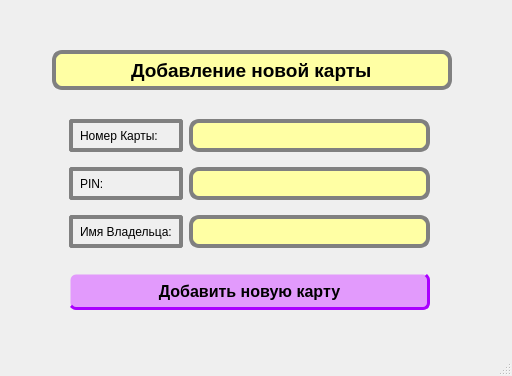
<?xml version="1.0" encoding="UTF-8"?>
<ui version="4.0">
 <class>New_card_window</class>
 <widget class="QMainWindow" name="New_card_window">
  <property name="geometry">
   <rect>
    <x>0</x>
    <y>0</y>
    <width>512</width>
    <height>376</height>
   </rect>
  </property>
  <property name="windowTitle">
   <string>MainWindow</string>
  </property>
  <widget class="QWidget" name="centralwidget">
   <widget class="QWidget" name="gridLayoutWidget">
    <property name="geometry">
     <rect>
      <x>69</x>
      <y>119</y>
      <width>361</width>
      <height>191</height>
     </rect>
    </property>
    <layout class="QGridLayout" name="gridLayout">
     <item row="0" column="0">
      <widget class="QLabel" name="label">
       <property name="styleSheet">
        <string notr="true">QFrame, QLabel, QToolTip {
	font: 700 10pt &quot;Segoe UI&quot;;
    border: 4px solid gray;
    border-radius: 3px;
    padding: 4px;
}</string>
       </property>
       <property name="text">
        <string>Номер Карты:</string>
       </property>
      </widget>
     </item>
     <item row="0" column="1">
      <widget class="QLineEdit" name="LE_card_num">
       <property name="font">
        <font>
         <pointsize>12</pointsize>
        </font>
       </property>
       <property name="styleSheet">
        <string notr="true">QLineEdit{
    border: 4px solid gray;
	    border-radius: 10px;
    padding: 2px;
	
	background-color: rgb(255, 255, 164);
    selection-background-color: darkgray;
}

QLineEdit[echoMode=&quot;2&quot;] {
    lineedit-password-character: 9679;
}</string>
       </property>
       <property name="text">
        <string/>
       </property>
       <property name="alignment">
        <set>Qt::AlignCenter</set>
       </property>
       <property name="readOnly">
        <bool>false</bool>
       </property>
      </widget>
     </item>
     <item row="2" column="1">
      <widget class="QLineEdit" name="LE_PIN">
       <property name="font">
        <font>
         <pointsize>12</pointsize>
        </font>
       </property>
       <property name="styleSheet">
        <string notr="true">QLineEdit{
    border: 4px solid gray;
	    border-radius: 10px;
    padding: 2px;
	
	background-color: rgb(255, 255, 164);
    selection-background-color: darkgray;
}

QLineEdit[echoMode=&quot;2&quot;] {
    lineedit-password-character: 9679;
}</string>
       </property>
       <property name="text">
        <string/>
       </property>
       <property name="echoMode">
        <enum>QLineEdit::Password</enum>
       </property>
       <property name="alignment">
        <set>Qt::AlignCenter</set>
       </property>
       <property name="readOnly">
        <bool>false</bool>
       </property>
      </widget>
     </item>
     <item row="4" column="1">
      <widget class="QLineEdit" name="LE_owner_name">
       <property name="font">
        <font>
         <pointsize>12</pointsize>
        </font>
       </property>
       <property name="styleSheet">
        <string notr="true">QLineEdit{
    border: 4px solid gray;
	    border-radius: 10px;
    padding: 2px;
	
	background-color: rgb(255, 255, 164);
    selection-background-color: darkgray;
}

QLineEdit[echoMode=&quot;2&quot;] {
    lineedit-password-character: 9679;
}</string>
       </property>
       <property name="text">
        <string/>
       </property>
       <property name="alignment">
        <set>Qt::AlignCenter</set>
       </property>
       <property name="readOnly">
        <bool>false</bool>
       </property>
      </widget>
     </item>
     <item row="4" column="0">
      <widget class="QLabel" name="label_3">
       <property name="styleSheet">
        <string notr="true">QFrame, QLabel, QToolTip {
	font: 700 10pt &quot;Segoe UI&quot;;
    border: 4px solid gray;
    border-radius: 3px;
    padding: 4px;
}</string>
       </property>
       <property name="text">
        <string>Имя Владельца:</string>
       </property>
      </widget>
     </item>
     <item row="5" column="0">
      <spacer name="verticalSpacer">
       <property name="orientation">
        <enum>Qt::Vertical</enum>
       </property>
       <property name="sizeHint" stdset="0">
        <size>
         <width>20</width>
         <height>50</height>
        </size>
       </property>
      </spacer>
     </item>
     <item row="3" column="1">
      <spacer name="verticalSpacer_2">
       <property name="orientation">
        <enum>Qt::Vertical</enum>
       </property>
       <property name="sizeHint" stdset="0">
        <size>
         <width>20</width>
         <height>40</height>
        </size>
       </property>
      </spacer>
     </item>
     <item row="2" column="0">
      <widget class="QLabel" name="label_2">
       <property name="styleSheet">
        <string notr="true">QFrame, QLabel, QToolTip {
	font: 700 10pt &quot;Segoe UI&quot;;
    border: 4px solid gray;
    border-radius: 3px;
    padding: 4px;
}</string>
       </property>
       <property name="text">
        <string>PIN:</string>
       </property>
      </widget>
     </item>
     <item row="6" column="0" colspan="2">
      <widget class="QPushButton" name="PB_add_card">
       <property name="font">
        <font>
         <pointsize>12</pointsize>
         <bold>true</bold>
        </font>
       </property>
       <property name="styleSheet">
        <string notr="true">QPushButton {
    background-color:  rgb(226, 154, 252);
    border-style: solid;
    border-width: 3px;
       border-radius: 7px;
    border-bottom-color: rgb(170, 0, 255);
    border-right-color: rgb(170, 0, 255);
    padding: 6px;
}
QPushButton:hover{
	background-color: rgb(205, 105, 255);
}
QPushButton:pressed {
background-color: rgb(191, 0, 255);
    border-style: solid;
	border-color:  rgb(226, 154, 252);

}</string>
       </property>
       <property name="text">
        <string>Добавить новую карту</string>
       </property>
      </widget>
     </item>
     <item row="1" column="1">
      <spacer name="verticalSpacer_3">
       <property name="orientation">
        <enum>Qt::Vertical</enum>
       </property>
       <property name="sizeHint" stdset="0">
        <size>
         <width>20</width>
         <height>40</height>
        </size>
       </property>
      </spacer>
     </item>
    </layout>
   </widget>
   <widget class="QLineEdit" name="lineEdit">
    <property name="geometry">
     <rect>
      <x>52</x>
      <y>50</y>
      <width>400</width>
      <height>40</height>
     </rect>
    </property>
    <property name="minimumSize">
     <size>
      <width>400</width>
      <height>40</height>
     </size>
    </property>
    <property name="maximumSize">
     <size>
      <width>400</width>
      <height>40</height>
     </size>
    </property>
    <property name="font">
     <font>
      <pointsize>14</pointsize>
      <bold>true</bold>
     </font>
    </property>
    <property name="styleSheet">
     <string notr="true">QLineEdit{
    border: 4px solid gray;
	    border-radius: 10px;
    padding: 2px;
	
	background-color: rgb(255, 255, 164);
    selection-background-color: darkgray;
}

QLineEdit[echoMode=&quot;2&quot;] {
    lineedit-password-character: 9679;
}</string>
    </property>
    <property name="text">
     <string>Добавление новой карты</string>
    </property>
    <property name="alignment">
     <set>Qt::AlignCenter</set>
    </property>
    <property name="readOnly">
     <bool>true</bool>
    </property>
   </widget>
  </widget>
  <widget class="QMenuBar" name="menubar">
   <property name="geometry">
    <rect>
     <x>0</x>
     <y>0</y>
     <width>512</width>
     <height>22</height>
    </rect>
   </property>
  </widget>
  <widget class="QStatusBar" name="statusbar"/>
 </widget>
 <resources/>
 <connections/>
</ui>
